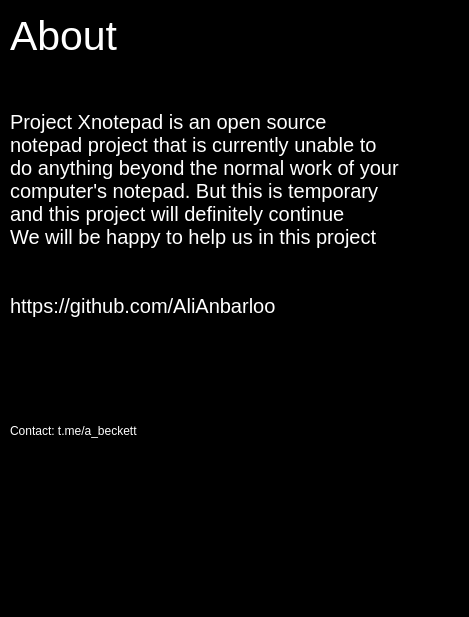
<?xml version="1.0" encoding="UTF-8"?>
<ui version="4.0">
 <class>Dialog</class>
 <widget class="QDialog" name="Dialog">
  <property name="geometry">
   <rect>
    <x>0</x>
    <y>0</y>
    <width>469</width>
    <height>617</height>
   </rect>
  </property>
  <property name="windowTitle">
   <string>Dialog</string>
  </property>
  <property name="styleSheet">
   <string notr="true">color: rgb(255, 255, 255);
background-color: rgb(0, 0, 0);</string>
  </property>
  <widget class="QLabel" name="label">
   <property name="geometry">
    <rect>
     <x>10</x>
     <y>70</y>
     <width>581</width>
     <height>311</height>
    </rect>
   </property>
   <property name="font">
    <font>
     <pointsize>15</pointsize>
    </font>
   </property>
   <property name="text">
    <string>Project Xnotepad is an open source 
notepad project that is currently unable to
do anything beyond the normal work of your
computer's notepad. But this is temporary
and this project will definitely continue
We will be happy to help us in this project


https://github.com/AliAnbarloo
</string>
   </property>
  </widget>
  <widget class="QLabel" name="label_2">
   <property name="geometry">
    <rect>
     <x>10</x>
     <y>10</y>
     <width>141</width>
     <height>51</height>
    </rect>
   </property>
   <property name="font">
    <font>
     <pointsize>31</pointsize>
    </font>
   </property>
   <property name="text">
    <string>About</string>
   </property>
  </widget>
  <widget class="QLabel" name="label_3">
   <property name="geometry">
    <rect>
     <x>10</x>
     <y>420</y>
     <width>171</width>
     <height>21</height>
    </rect>
   </property>
   <property name="text">
    <string>Contact: t.me/a_beckett</string>
   </property>
  </widget>
 </widget>
 <resources/>
 <connections/>
</ui>
